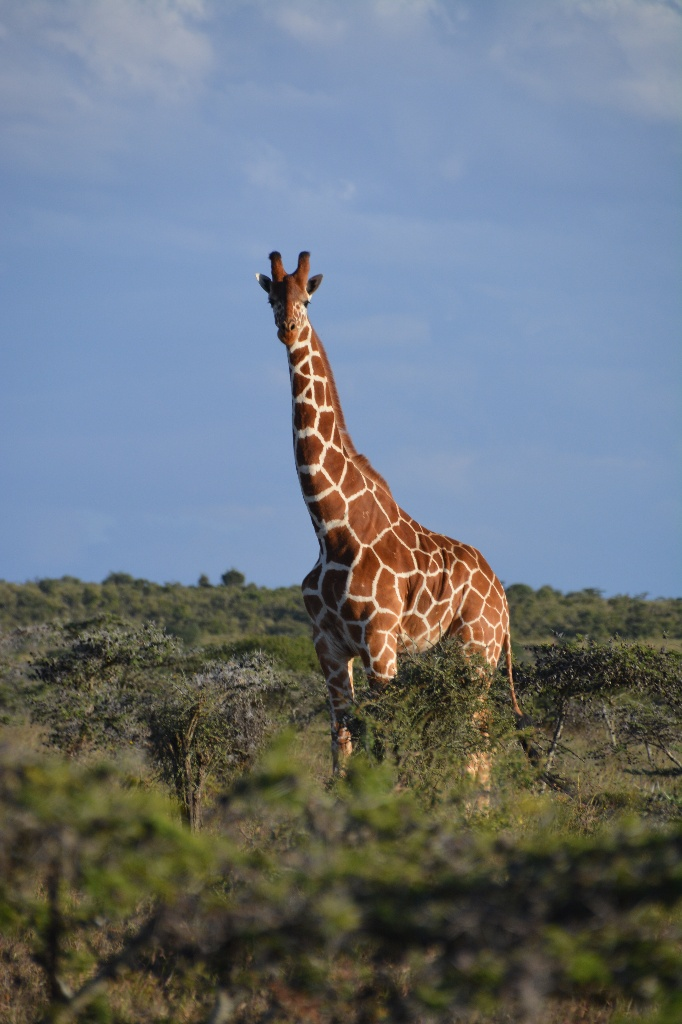
#> input picture lec02/lec02_ex/giraffe.jpg, 682 x 1024 px
$ python lec02_ex.py giraffe.jpg out.png
#> lines starting #> are read from the running program, lines starting #| are printed output that depends on the picture; after the words box and inside, x2 and y2 are one past the last pixel; in counts of white or black regions, pixels touching at a corner belong together
"""
Author:   Jae Park
Course:   CSCI 4270
Lecture exercise 02
File:     lec02_ex.py

Purpose: The script should read the
image and create two copies of it: I_h should be a resized version with half the number of rows and
columns, and I_q should be a resized version with one-fourth the number of rows and columns. The
output image should show the original image with I_h written over top of it (and centered) and I_q
also written over top of I_h and also centered.
"""

import cv2
import numpy as np

import os
import sys

"""
Handle the command-line arguments
"""
if len(sys.argv) != 3:
    print("Arguments not provided correctly.")
    sys.exit()

in_img_name = sys.argv[1]
out_img_name = sys.argv[2]

input_img = cv2.imread(in_img_name)
#> input_img is the input picture: shape (1024, 682, 3); mean B, G, R 125.1, 116.7, 107.8
if input_img is None:
    print("Failed to open image", sys.argv[1])
    sys.exit()

(row, column) = (input_img.shape[0], input_img.shape[1])
#> row = 1024; column = 682

I_h = cv2.resize(input_img, (column // 2, row // 2))
I_q = cv2.resize(input_img, (column // 4, row // 4))
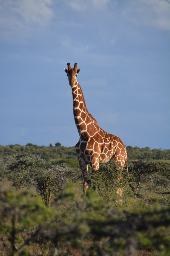
#> I_q: shape (256, 170, 3); mean B, G, R 125.1, 116.7, 107.8

print(I_q.shape[0], I_q.shape[1])
#| 256 170

# broadcast two smaller images I_h & I_q onto input_img
input_img[row//4: row//4 + I_h.shape[0], column//4: column//4 + I_h.shape[1], :] = I_h
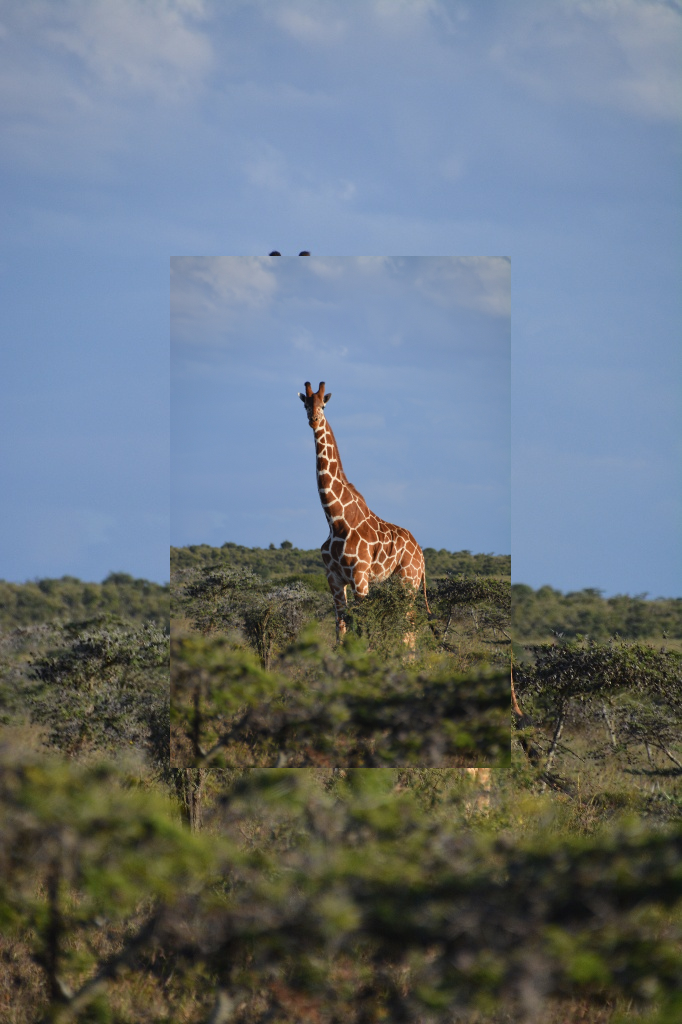
#> input_img: shape (1024, 682, 3); mean B, G, R 124.4, 115.5, 104.9

input_img[row//8 * 3: row//8 * 3 + I_q.shape[0], column//8 * 3: column//8 * 3 + I_q.shape[1], :] = I_q
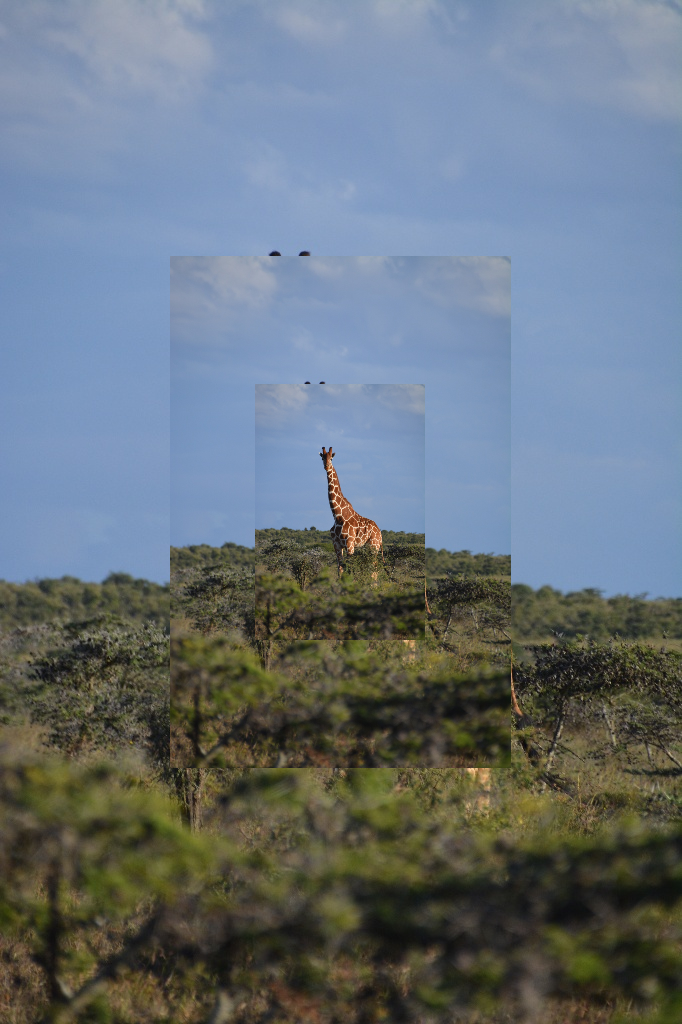
#> input_img: shape (1024, 682, 3); 6.21% of pixels changed, all inside (x1, y1, x2, y2) = (255, 384, 425, 640)

cv2.imwrite(out_img_name, input_img)
print("Wrote the result to", out_img_name)

sys.exit()
#> (the program exits here)
